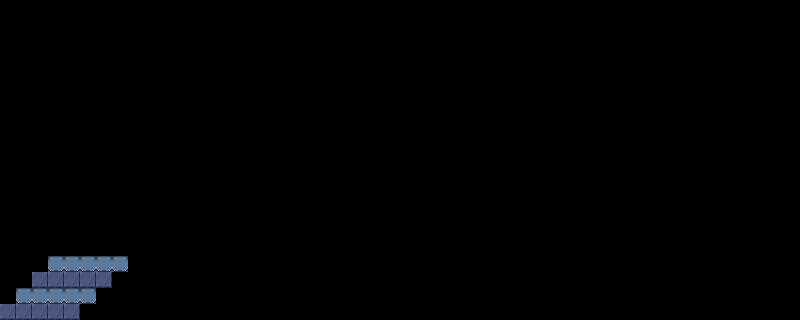

A 2D game scene composited from a Tiled map and its tileset images. What follows is a short description and the map's XML, with every tile layer's data as written:
An orthogonal 50x20 tile map with 16x16 px tiles, 1 tile layer (Tile Layer 1) and 2 objects (Collider002, Collider001).

<map version="1.9" tiledversion="1.9.2" orientation="orthogonal" renderorder="right-down" width="50" height="20" tilewidth="16" tileheight="16" infinite="0" nextlayerid="3" nextobjectid="5">
 <tileset firstgid="1" source="../tilesets/FD_Dungeon_Free.tsx" />
 <layer id="1" name="Tile Layer 1" width="50" height="20">
  <data encoding="csv">
0,0,0,0,0,0,0,0,0,0,0,0,0,0,0,0,0,0,0,0,0,0,0,0,0,0,0,0,0,0,0,0,0,0,0,0,0,0,0,0,0,0,0,0,0,0,0,0,0,0,
0,0,0,0,0,0,0,0,0,0,0,0,0,0,0,0,0,0,0,0,0,0,0,0,0,0,0,0,0,0,0,0,0,0,0,0,0,0,0,0,0,0,0,0,0,0,0,0,0,0,
0,0,0,0,0,0,0,0,0,0,0,0,0,0,0,0,0,0,0,0,0,0,0,0,0,0,0,0,0,0,0,0,0,0,0,0,0,0,0,0,0,0,0,0,0,0,0,0,0,0,
0,0,0,0,0,0,0,0,0,0,0,0,0,0,0,0,0,0,0,0,0,0,0,0,0,0,0,0,0,0,0,0,0,0,0,0,0,0,0,0,0,0,0,0,0,0,0,0,0,0,
0,0,0,0,0,0,0,0,0,0,0,0,0,0,0,0,0,0,0,0,0,0,0,0,0,0,0,0,0,0,0,0,0,0,0,0,0,0,0,0,0,0,0,0,0,0,0,0,0,0,
0,0,0,0,0,0,0,0,0,0,0,0,0,0,0,0,0,0,0,0,0,0,0,0,0,0,0,0,0,0,0,0,0,0,0,0,0,0,0,0,0,0,0,0,0,0,0,0,0,0,
0,0,0,0,0,0,0,0,0,0,0,0,0,0,0,0,0,0,0,0,0,0,0,0,0,0,0,0,0,0,0,0,0,0,0,0,0,0,0,0,0,0,0,0,0,0,0,0,0,0,
0,0,0,0,0,0,0,0,0,0,0,0,0,0,0,0,0,0,0,0,0,0,0,0,0,0,0,0,0,0,0,0,0,0,0,0,0,0,0,0,0,0,0,0,0,0,0,0,0,0,
0,0,0,0,0,0,0,0,0,0,0,0,0,0,0,0,0,0,0,0,0,0,0,0,0,0,0,0,0,0,0,0,0,0,0,0,0,0,0,0,0,0,0,0,0,0,0,0,0,0,
0,0,0,0,0,0,0,0,0,0,0,0,0,0,0,0,0,0,0,0,0,0,0,0,0,0,0,0,0,0,0,0,0,0,0,0,0,0,0,0,0,0,0,0,0,0,0,0,0,0,
0,0,0,0,0,0,0,0,0,0,0,0,0,0,0,0,0,0,0,0,0,0,0,0,0,0,0,0,0,0,0,0,0,0,0,0,0,0,0,0,0,0,0,0,0,0,0,0,0,0,
0,0,0,0,0,0,0,0,0,0,0,0,0,0,0,0,0,0,0,0,0,0,0,0,0,0,0,0,0,0,0,0,0,0,0,0,0,0,0,0,0,0,0,0,0,0,0,0,0,0,
0,0,0,0,0,0,0,0,0,0,0,0,0,0,0,0,0,0,0,0,0,0,0,0,0,0,0,0,0,0,0,0,0,0,0,0,0,0,0,0,0,0,0,0,0,0,0,0,0,0,
0,0,0,0,0,0,0,0,0,0,0,0,0,0,0,0,0,0,0,0,0,0,0,0,0,0,0,0,0,0,0,0,0,0,0,0,0,0,0,0,0,0,0,0,0,0,0,0,0,0,
0,0,0,0,0,0,0,0,0,0,0,0,0,0,0,0,0,0,0,0,0,0,0,0,0,0,0,0,0,0,0,0,0,0,0,0,0,0,0,0,0,0,0,0,0,0,0,0,0,0,
0,0,0,0,0,0,0,0,0,0,0,0,0,0,0,0,0,0,0,0,0,0,0,0,0,0,0,0,0,0,0,0,0,0,0,0,0,0,0,0,0,0,0,0,0,0,0,0,0,0,
0,0,0,13,13,13,13,13,0,0,0,0,0,0,0,0,0,0,0,0,0,0,0,0,0,0,0,0,0,0,0,0,0,0,0,0,0,0,0,0,0,0,0,0,0,0,0,0,0,0,
0,0,2,2,2,2,2,0,0,0,0,0,0,0,0,0,0,0,0,0,0,0,0,0,0,0,0,0,0,0,0,0,0,0,0,0,0,0,0,0,0,0,0,0,0,0,0,0,0,0,
0,13,13,13,13,13,0,0,0,0,0,0,0,0,0,0,0,0,0,0,0,0,0,0,0,0,0,0,0,0,0,0,0,0,0,0,0,0,0,0,0,0,0,0,0,0,0,0,0,0,
2,2,2,2,2,0,0,0,0,0,0,0,0,0,0,0,0,0,0,0,0,0,0,0,0,0,0,0,0,0,0,0,0,0,0,0,0,0,0,0,0,0,0,0,0,0,0,0,0,0
</data>
 </layer>
 <objectgroup id="2" name="Colliders">
  <object id="3" name="Collider002" x="47.9091" y="255.909" width="80.1818" height="16.0909">
   <properties>
    <property name="Type" value="Static" />
   </properties>
  </object>
  <object id="4" name="Collider001" x="15.9091" y="287.818" width="80.1818" height="16.3636">
   <properties>
    <property name="Type" value="Static" />
   </properties>
  </object>
 </objectgroup>
</map>
